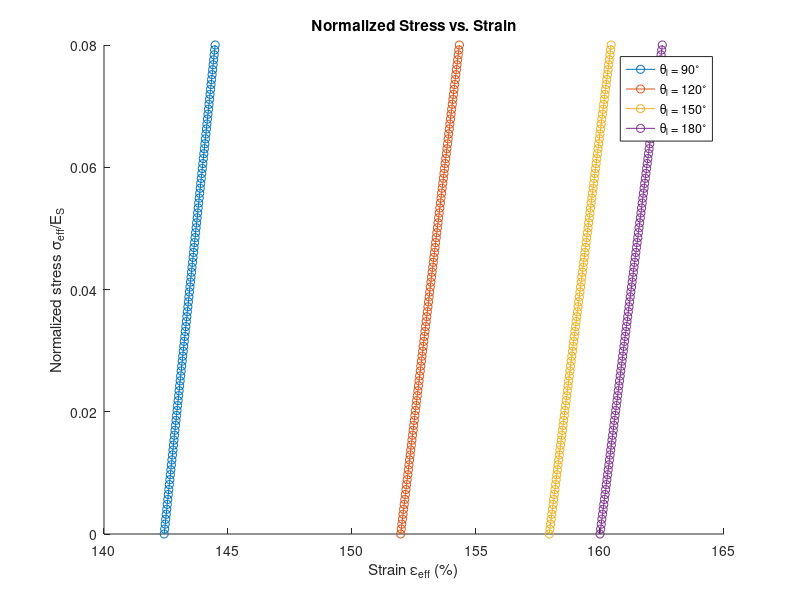

Here is the MATLAB script that generated this plot:
function plot_stress_strain()
    % Constants  I have taken them by myself
    Rl = 0.0002;
    Q0 = 0;
    E = 1200000000;
    I = 0.0002;
    A0 = 0.0002;
    
    % Vary N0 such that sigma_eff/E ranges from 0 to 0.08 as we are trying
    % to match graph 5b
    sigma_eff_target = linspace(0, 0.08, 100) * E;
    N0_values = sigma_eff_target * A0;
    
    % Different values of theta_l to plot
    theta_l_values = [90, 120, 150, 180];
    colors = lines(length(theta_l_values)); 
    % Plotting
    figure;
    hold on;
    
    for j = 1:length(theta_l_values)
        theta_l = deg2rad(theta_l_values(j));
        
       
        sigma_eff_values = zeros(size(N0_values));
        epsilon_eff_values = zeros(size(N0_values));
        
        %  calculating different sigma_eff and epsilon_eff
        for i = 1:length(N0_values)
            N0 = N0_values(i);

            % Solve for beta_I and beta_II
            H = @(beta_I, beta) H_function(beta_I, beta, N0, Q0, E, I, A0, Rl);
            d_beta_dS = @(beta_I, beta) H(beta_I, beta).^2;
            integral_eq = @(beta_I, beta_II) integral(@(beta) sign(d_beta_dS(beta_I, beta)) ./ H(beta_I, beta), beta_I, beta_II) + theta_l * Rl;

            options = optimset('Display', 'off'); % Suppress fsolve output
            solution = fsolve(@(beta) integral_eq(beta(1), beta(2)), [pi, -pi], options);
            beta_I_sol = solution(1);
            beta_II_sol = solution(2);

            % Calculate xC and yC
            integrand_xC = @(beta) sign(d_beta_dS(beta_I_sol, beta)) .* (1 ./ H(beta_I_sol, beta)) .* (1 + (N0 * cos(beta) + Q0 * sin(beta)) / (E * A0)) .* cos(beta);
            integrand_yC = @(beta) sign(d_beta_dS(beta_I_sol, beta)) .* (1 ./ H(beta_I_sol, beta)) .* (1 + (N0 * cos(beta) + Q0 * sin(beta)) / (E * A0)) .* sin(beta);

            xC = integral(integrand_xC, beta_I_sol, beta_II_sol);
            yC = integral(integrand_yC, beta_I_sol, beta_II_sol);

            % Calculate xB and yB
            xB = xC - Rl * cos(pi/2 + beta_II_sol);
            yB = yC - Rl * sin(pi/2 - beta_II_sol);

            % Calculate sigma_eff and epsilon_eff
            sigma_eff_values(i) = N0 / A0;
            epsilon_eff_values(i) = abs(xB / (0.001) - 1);
        end
        
        % Plot current theta_l values
        plot(epsilon_eff_values*100, sigma_eff_values / E, 'o-', 'Color', colors(j, :), 'DisplayName', ['\theta_l = ', num2str(theta_l_values(j)), '^\circ']);
    end
    
    xlabel('Strain \epsilon_{eff} (%)');
    ylabel('Normalized stress \sigma_{eff}/E_S');
    title('Normalized Stress vs. Strain');
    legend('show');
    hold off;
end

function H = H_function(beta_I, beta, N0, Q0, E, I, A0, Rl)
    term1 = (N0 * (cos(beta_I) - cos(beta)) + Q0 * (sin(beta_I) - sin(beta))) / (E * I);
    term2 = 2 + (N0 * (cos(beta_I) + cos(beta)) + Q0 * (sin(beta_I) + sin(beta))) / (E * A0);
    H_beta_squared = term1 .* term2 + (1 / Rl)^2;
    H = sqrt(H_beta_squared);
end